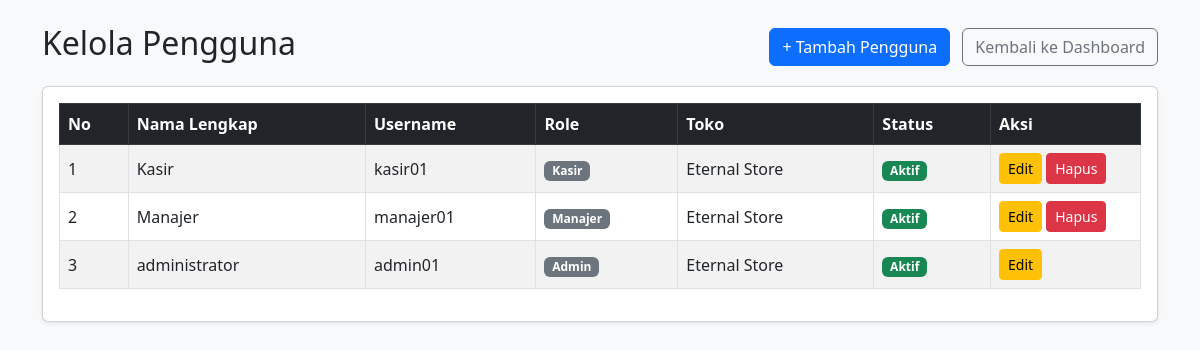
Screenshot of /pengguna/pengguna.php (signed in) with the database file from the repository.
### tables this page shows
CREATE TABLE `pengguna` (
  `id_pengguna` int NOT NULL,
  `id_toko` int NOT NULL,
  `username` varchar(100) NOT NULL,
  `password` varchar(255) NOT NULL,
  `nama_lengkap` varchar(100) NOT NULL,
  `role` enum('admin','kasir','manajer') NOT NULL DEFAULT 'kasir',
  `status_aktif` tinyint(1) NOT NULL DEFAULT '1'
);

CREATE TABLE `toko` (
  `id_toko` int NOT NULL,
  `nama_toko` varchar(100) NOT NULL,
  `alamat_toko` text NOT NULL,
  `tlp` varchar(20) NOT NULL,
  `image` varchar(255) NOT NULL DEFAULT 'gambar.jpg',
  `nama_pemilik` varchar(100) NOT NULL
);

### pengguna/pengguna.php (the view, shortened to what this page needs)
<?php
include '../config/koneksi.php';
$query = mysqli_query($conn, "
    SELECT p.*, t.nama_toko
    FROM pengguna p
    LEFT JOIN toko t ON p.id_toko = t.id_toko
    ORDER BY p.id_pengguna DESC
");
?>
<!DOCTYPE html>
<html lang="id">
<head>
    <link href="https://cdn.jsdelivr.net/npm/bootstrap@5.3.0/dist/css/bootstrap.min.css" rel="stylesheet">
</head>
<body class="bg-light">
<div class="container py-4">
    <div class="d-flex justify-content-between align-items-center mb-3">
        <h2>Kelola Pengguna</h2>
        <div>
            <a href="pengguna_tambah.php" class="btn btn-primary me-2">+ Tambah Pengguna</a>
            <a href="../dashboard.php" class="btn btn-outline-secondary">Kembali ke Dashboard</a>
        </div>
    </div>
    <div class="card shadow-sm">
        <div class="card-body">
            <table class="table table-bordered table-striped align-middle">
                <thead class="table-dark">
                    <tr>
                        <th>No</th>
                        <th>Nama Lengkap</th>
                        <th>Username</th>
                        <th>Role</th>
                        <th>Toko</th>
                        <th>Status</th>
                        <th style="width:150px;">Aksi</th>
                    </tr>
                </thead>
                <tbody>
                    <?php if (mysqli_num_rows($query) > 0): ?>
                        <?php $no = 1; while ($row = mysqli_fetch_assoc($query)): ?>
                        <tr>
                            <td><?= $no++; ?></td>
                            <td><?= htmlspecialchars($row['nama_lengkap']); ?></td>
                            <td><?= htmlspecialchars($row['username']); ?></td>
                            <td><span class="badge bg-secondary"><?= ucfirst($row['role']); ?></span></td>
                            <td><?= htmlspecialchars($row['nama_toko']); ?></td>
                            <td>
                                <span class="badge <?= $row['status_aktif'] == 1 ? 'bg-success' : 'bg-danger'; ?>">
                                    <?= $row['status_aktif'] == 1 ? 'Aktif' : 'Tidak Aktif'; ?>
                                </span>
                            </td>
                            <td>
                                <a href="pengguna_edit.php?id=<?= $row['id_pengguna']; ?>" class="btn btn-sm btn-warning">Edit</a>
                                <?php if ($row['id_pengguna'] != $_SESSION['id_pengguna']): ?>
                                    <a href="pengguna_hapus.php?id=<?= $row['id_pengguna']; ?>" class="btn btn-sm btn-danger" onclick="return confirm('Yakin ingin menghapus pengguna ini?')">Hapus</a>
                                <?php endif; ?>
                            </td>
                        </tr>
                        <?php endwhile; ?>
                    <?php else: ?>
                        <tr>
                            <td colspan="7" class="text-center">Belum ada data pengguna.</td>
                        </tr>
                    <?php endif; ?>
                </tbody>
            </table>
        </div>
    </div>
</div>
</body>
</html>

### rows the page displays
pengguna: nama_lengkap "Kasir", username "kasir01", role "Kasir", id_toko.nama_toko "Eternal Store", status_aktif "Aktif"
pengguna: nama_lengkap "Manajer", username "manajer01", role "Manajer", id_toko.nama_toko "Eternal Store", status_aktif "Aktif"
pengguna: nama_lengkap "administrator", username "admin01", role "Admin", id_toko.nama_toko "Eternal Store", status_aktif "Aktif"
